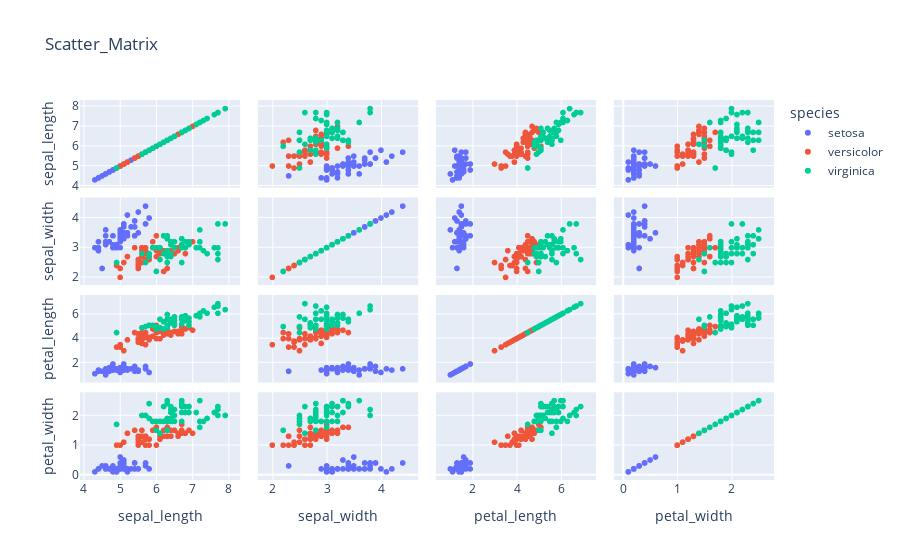

The cell this chart's notebook holds for it:
### Code cell
px.scatter_matrix(data_frame=df, dimensions=[
                  'sepal_length', 'sepal_width', 'petal_length', 'petal_width'], color='species', title='Scatter_Matrix')

### Figure 1 — Plotly figure (JSON) as saved in the notebook; plotly's stock layout.template omitted (floating-point values rounded to 4 significant figures)
{"data": [{"dimensions": [{"axis": {"matches": true}, "label": "sepal_length", "values": [5.1, 4.9, 4.7, 4.6, 5, 5.4, 4.6, 5, 4.4, 4.9, 5.4, 4.8, 4.8, 4.3, 5.8, 5.7, 5.4, 5.1, 5.7, 5.1, 5.4, 5.1, 4.6, 5.1, 4.8, 5, 5, 5.2, 5.2, 4.7, 4.8, 5.4, 5.2, 5.5, 4.9, 5, 5.5, 4.9, 4.4, 5.1, 5, 4.5, 4.4, 5, 5.1, 4.8, 5.1, 4.6, 5.3, 5]}, {"axis": {"matches": true}, "label": "sepal_width", "values": [3.5, 3, 3.2, 3.1, 3.6, 3.9, 3.4, 3.4, 2.9, 3.1, 3.7, 3.4, 3, 3, 4, 4.4, 3.9, 3.5, 3.8, 3.8, 3.4, 3.7, 3.6, 3.3, 3.4, 3, 3.4, 3.5, 3.4, 3.2, 3.1, 3.4, 4.1, 4.2, 3.1, 3.2, 3.5, 3.1, 3, 3.4, 3.5, 2.3, 3.2, 3.5, 3.8, 3, 3.8, 3.2, 3.7, 3.3]}, {"axis": {"matches": true}, "label": "petal_length", "values": [1.4, 1.4, 1.3, 1.5, 1.4, 1.7, 1.4, 1.5, 1.4, 1.5, 1.5, 1.6, 1.4, 1.1, 1.2, 1.5, 1.3, 1.4, 1.7, 1.5, 1.7, 1.5, 1, 1.7, 1.9, 1.6, 1.6, 1.5, 1.4, 1.6, 1.6, 1.5, 1.5, 1.4, 1.5, 1.2, 1.3, 1.5, 1.3, 1.5, 1.3, 1.3, 1.3, 1.6, 1.9, 1.4, 1.6, 1.4, 1.5, 1.4]}, {"axis": {"matches": true}, "label": "petal_width", "values": [0.2, 0.2, 0.2, 0.2, 0.2, 0.4, 0.3, 0.2, 0.2, 0.1, 0.2, 0.2, 0.1, 0.1, 0.2, 0.4, 0.4, 0.3, 0.3, 0.3, 0.2, 0.4, 0.2, 0.5, 0.2, 0.2, 0.4, 0.2, 0.2, 0.2, 0.2, 0.4, 0.1, 0.2, 0.1, 0.2, 0.2, 0.1, 0.2, 0.2, 0.3, 0.3, 0.2, 0.6, 0.4, 0.3, 0.2, 0.2, 0.2, 0.2]}], "hovertemplate": "species=setosa<br>%{xaxis.title.text}=%{x}<br>%{yaxis.title.text}=%{y}<extra></extra>", "legendgroup": "setosa", "marker": {"color": "#636efa", "symbol": "circle"}, "name": "setosa", "showlegend": true, "type": "splom"}, {"dimensions": [{"axis": {"matches": true}, "label": "sepal_length", "values": [7, 6.4, 6.9, 5.5, 6.5, 5.7, 6.3, 4.9, 6.6, 5.2, 5, 5.9, 6, 6.1, 5.6, 6.7, 5.6, 5.8, 6.2, 5.6, 5.9, 6.1, 6.3, 6.1, 6.4, 6.6, 6.8, 6.7, 6, 5.7, 5.5, 5.5, 5.8, 6, 5.4, 6, 6.7, 6.3, 5.6, 5.5, 5.5, 6.1, 5.8, 5, 5.6, 5.7, 5.7, 6.2, 5.1, 5.7]}, {"axis": {"matches": true}, "label": "sepal_width", "values": [3.2, 3.2, 3.1, 2.3, 2.8, 2.8, 3.3, 2.4, 2.9, 2.7, 2, 3, 2.2, 2.9, 2.9, 3.1, 3, 2.7, 2.2, 2.5, 3.2, 2.8, 2.5, 2.8, 2.9, 3, 2.8, 3, 2.9, 2.6, 2.4, 2.4, 2.7, 2.7, 3, 3.4, 3.1, 2.3, 3, 2.5, 2.6, 3, 2.6, 2.3, 2.7, 3, 2.9, 2.9, 2.5, 2.8]}, {"axis": {"matches": true}, "label": "petal_length", "values": [4.7, 4.5, 4.9, 4, 4.6, 4.5, 4.7, 3.3, 4.6, 3.9, 3.5, 4.2, 4, 4.7, 3.6, 4.4, 4.5, 4.1, 4.5, 3.9, 4.8, 4, 4.9, 4.7, 4.3, 4.4, 4.8, 5, 4.5, 3.5, 3.8, 3.7, 3.9, 5.1, 4.5, 4.5, 4.7, 4.4, 4.1, 4, 4.4, 4.6, 4, 3.3, 4.2, 4.2, 4.2, 4.3, 3, 4.1]}, {"axis": {"matches": true}, "label": "petal_width", "values": [1.4, 1.5, 1.5, 1.3, 1.5, 1.3, 1.6, 1, 1.3, 1.4, 1, 1.5, 1, 1.4, 1.3, 1.4, 1.5, 1, 1.5, 1.1, 1.8, 1.3, 1.5, 1.2, 1.3, 1.4, 1.4, 1.7, 1.5, 1, 1.1, 1, 1.2, 1.6, 1.5, 1.6, 1.5, 1.3, 1.3, 1.3, 1.2, 1.4, 1.2, 1, 1.3, 1.2, 1.3, 1.3, 1.1, 1.3]}], "hovertemplate": "species=versicolor<br>%{xaxis.title.text}=%{x}<br>%{yaxis.title.text}=%{y}<extra></extra>", "legendgroup": "versicolor", "marker": {"color": "#EF553B", "symbol": "circle"}, "name": "versicolor", "showlegend": true, "type": "splom"}, {"dimensions": [{"axis": {"matches": true}, "label": "sepal_length", "values": [6.3, 5.8, 7.1, 6.3, 6.5, 7.6, 4.9, 7.3, 6.7, 7.2, 6.5, 6.4, 6.8, 5.7, 5.8, 6.4, 6.5, 7.7, 7.7, 6, 6.9, 5.6, 7.7, 6.3, 6.7, 7.2, 6.2, 6.1, 6.4, 7.2, 7.4, 7.9, 6.4, 6.3, 6.1, 7.7, 6.3, 6.4, 6, 6.9, 6.7, 6.9, 5.8, 6.8, 6.7, 6.7, 6.3, 6.5, 6.2, 5.9]}, {"axis": {"matches": true}, "label": "sepal_width", "values": [3.3, 2.7, 3, 2.9, 3, 3, 2.5, 2.9, 2.5, 3.6, 3.2, 2.7, 3, 2.5, 2.8, 3.2, 3, 3.8, 2.6, 2.2, 3.2, 2.8, 2.8, 2.7, 3.3, 3.2, 2.8, 3, 2.8, 3, 2.8, 3.8, 2.8, 2.8, 2.6, 3, 3.4, 3.1, 3, 3.1, 3.1, 3.1, 2.7, 3.2, 3.3, 3, 2.5, 3, 3.4, 3]}, {"axis": {"matches": true}, "label": "petal_length", "values": [6, 5.1, 5.9, 5.6, 5.8, 6.6, 4.5, 6.3, 5.8, 6.1, 5.1, 5.3, 5.5, 5, 5.1, 5.3, 5.5, 6.7, 6.9, 5, 5.7, 4.9, 6.7, 4.9, 5.7, 6, 4.8, 4.9, 5.6, 5.8, 6.1, 6.4, 5.6, 5.1, 5.6, 6.1, 5.6, 5.5, 4.8, 5.4, 5.6, 5.1, 5.1, 5.9, 5.7, 5.2, 5, 5.2, 5.4, 5.1]}, {"axis": {"matches": true}, "label": "petal_width", "values": [2.5, 1.9, 2.1, 1.8, 2.2, 2.1, 1.7, 1.8, 1.8, 2.5, 2, 1.9, 2.1, 2, 2.4, 2.3, 1.8, 2.2, 2.3, 1.5, 2.3, 2, 2, 1.8, 2.1, 1.8, 1.8, 1.8, 2.1, 1.6, 1.9, 2, 2.2, 1.5, 1.4, 2.3, 2.4, 1.8, 1.8, 2.1, 2.4, 2.3, 1.9, 2.3, 2.5, 2.3, 1.9, 2, 2.3, 1.8]}], "hovertemplate": "species=virginica<br>%{xaxis.title.text}=%{x}<br>%{yaxis.title.text}=%{y}<extra></extra>", "legendgroup": "virginica", "marker": {"color": "#00cc96", "symbol": "circle"}, "name": "virginica", "showlegend": true, "type": "splom"}], "layout": {"dragmode": "select", "legend": {"title": {"text": "species"}, "tracegroupgap": 0}, "title": {"text": "Scatter_Matrix"}}}
